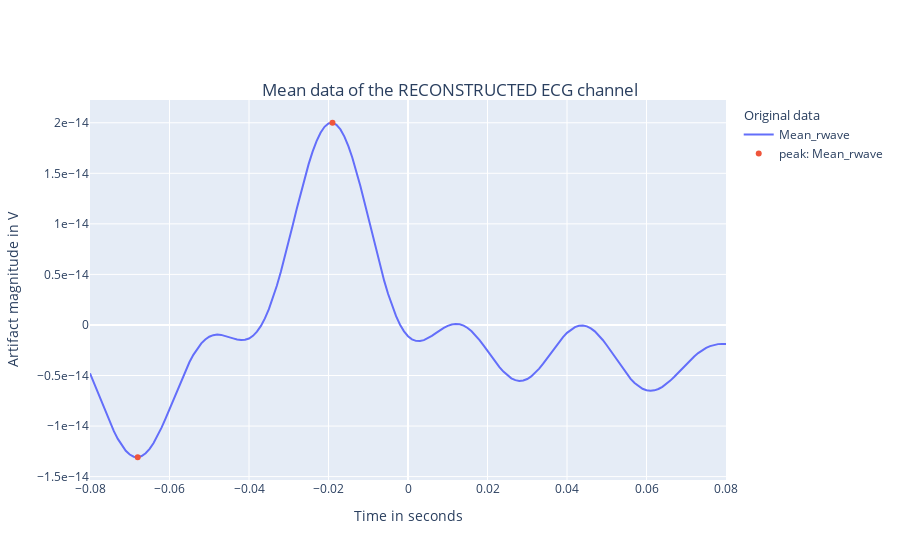
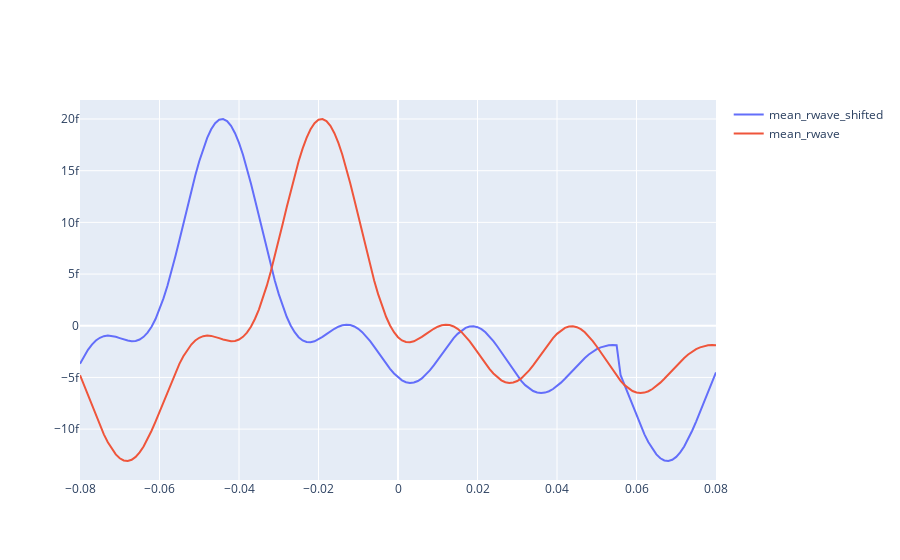
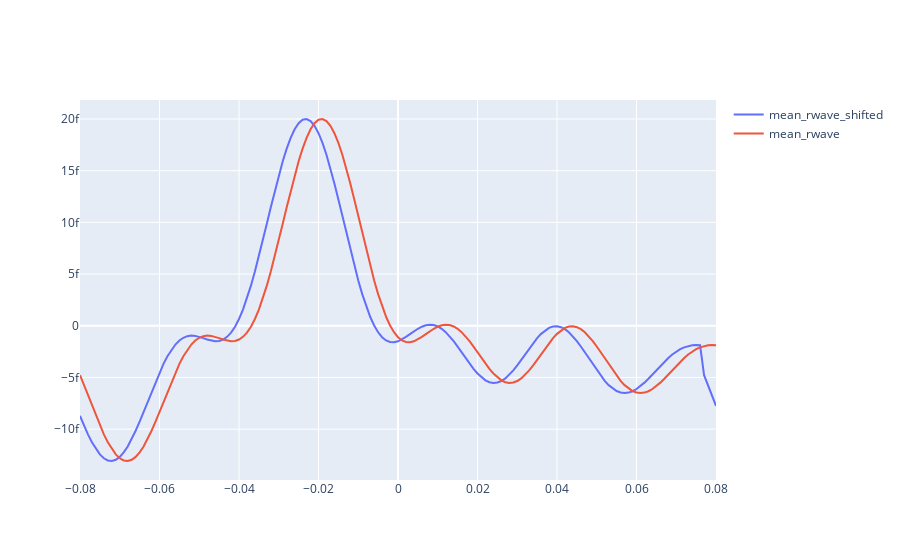
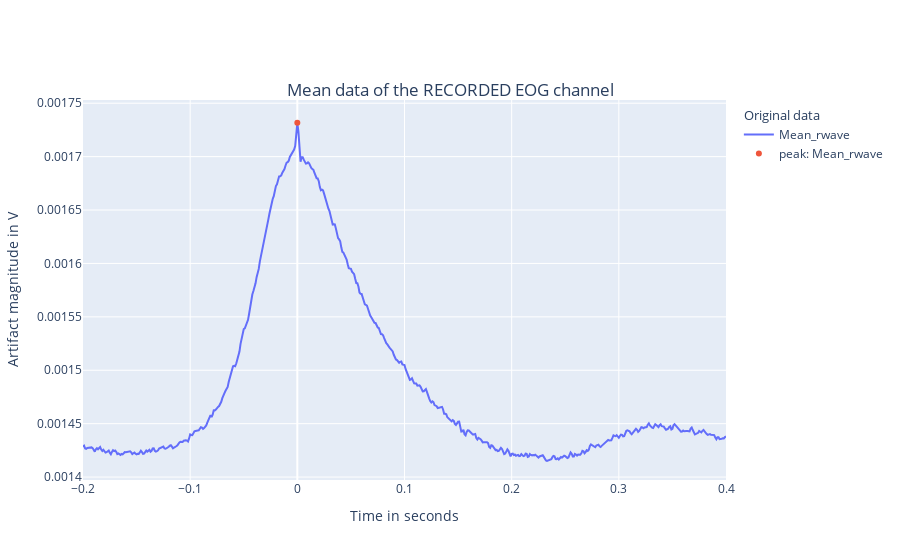

Notebook source saved alongside these figures, in order:
### Code cell
import sys
import os

# Get the absolute path of the parent directory of the current script
parent_dir = os.path.dirname(os.getcwd())

# Add the parent directory to sys.path
sys.path.append(parent_dir)

from meg_qc.calculation.meg_qc_pipeline import make_derivative_meg_qc

config_file_path = parent_dir+'/meg_qc/settings/settings.ini' 
internal_config_file_path=parent_dir+'/meg_qc/settings/settings_internal.ini' # internal settings in in
#raw, raw_cropped_filtered_resampled, QC_derivs, QC_simple, df_head_pos, head_pos, scores_muscle_all1, scores_muscle_all2, scores_muscle_all3, raw1, raw2, raw3, avg_ecg, avg_eog = make_derivative_meg_qc(config_file_path, internal_config_file_path)

for_report = make_derivative_meg_qc(config_file_path, internal_config_file_path)

### Figure 1 — Plotly figure (JSON) as saved in the notebook; plotly's stock layout.template omitted (floating-point values rounded to 4 significant figures; data arrays with more than 128 entries replaced by an {"elided": "..."} marker saying what was removed)
{"data": [{"legendgroup": "Original data", "legendgrouptitle": {"text": "Original data"}, "name": "Mean_rwave", "type": "scatter", "x": {"elided": "161 float values"}, "y": {"elided": "161 float values"}}, {"legendgroup": "Original data", "legendgrouptitle": {"text": "Original data"}, "mode": "markers", "name": "peak: Mean_rwave", "type": "scatter", "x": [-0.019, -0.068], "y": [2e-14, -1.309e-14]}], "layout": {"title": {"text": "Mean data of the RECONSTRUCTED ECG channel", "x": 0.5, "xanchor": "center", "y": 0.85, "yanchor": "top"}, "xaxis": {"title": {"text": "Time in seconds"}}, "yaxis": {"exponentformat": "e", "showexponent": "all", "title": {"text": "Artifact magnitude in V"}}}}

### Figure 2 — Plotly figure (JSON) as saved in the notebook; plotly's stock layout.template omitted (floating-point values rounded to 4 significant figures; data arrays with more than 128 entries replaced by an {"elided": "..."} marker saying what was removed)
{"data": [{"mode": "lines", "name": "mean_rwave_shifted", "type": "scatter", "x": {"elided": "161 float values"}, "y": {"elided": "161 float values"}}, {"mode": "lines", "name": "mean_rwave", "type": "scatter", "x": {"elided": "161 float values"}, "y": {"elided": "161 float values"}}], "layout": {}}

### Figure 3 — Plotly figure (JSON) as saved in the notebook; plotly's stock layout.template omitted (floating-point values rounded to 4 significant figures; data arrays with more than 128 entries replaced by an {"elided": "..."} marker saying what was removed)
{"data": [{"mode": "lines", "name": "mean_rwave_shifted", "type": "scatter", "x": {"elided": "161 float values"}, "y": {"elided": "161 float values"}}, {"mode": "lines", "name": "mean_rwave", "type": "scatter", "x": {"elided": "161 float values"}, "y": {"elided": "161 float values"}}], "layout": {}}

### Figure 4 — Plotly figure (JSON) as saved in the notebook; plotly's stock layout.template omitted (floating-point values rounded to 4 significant figures; data arrays with more than 128 entries replaced by an {"elided": "..."} marker saying what was removed)
{"data": [{"legendgroup": "Original data", "legendgrouptitle": {"text": "Original data"}, "name": "Mean_rwave", "type": "scatter", "x": {"elided": "601 float values"}, "y": {"elided": "601 float values"}}, {"legendgroup": "Original data", "legendgrouptitle": {"text": "Original data"}, "mode": "markers", "name": "peak: Mean_rwave", "type": "scatter", "x": [2.776e-17], "y": [0.001732]}], "layout": {"title": {"text": "Mean data of the RECORDED EOG channel", "x": 0.5, "xanchor": "center", "y": 0.85, "yanchor": "top"}, "xaxis": {"title": {"text": "Time in seconds"}}, "yaxis": {"exponentformat": "e", "showexponent": "all", "title": {"text": "Artifact magnitude in V"}}}}
